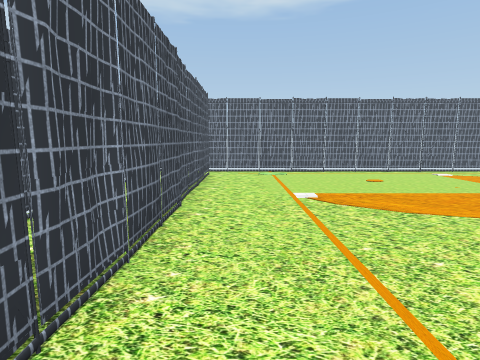
View 1 (above)

12 first-person views from a walk through a Unity game level. The camera is 1.3 m above the floor, tilts 8° down and sees 80° across. The floor is counted in squares, 0.95 m on a side. Each view is taken from the middle of a square. On the plan, view 1 faces up. The plan holds only what a view shows up to about 14 squares ahead; the rest is blank. The place goes on beyond the plan. The player is left out. Some animated figures are left out. Some surface patterns are stand-ins.

View 2
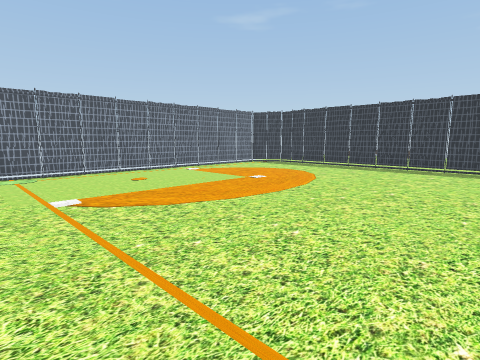

View 3
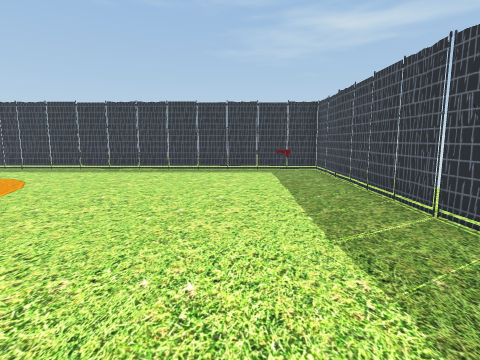

View 4
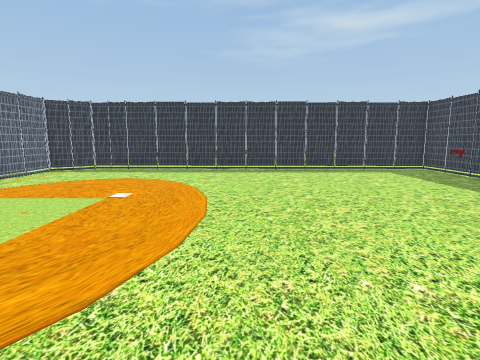

View 5
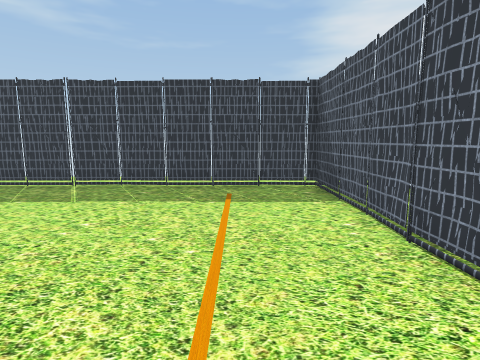

View 6
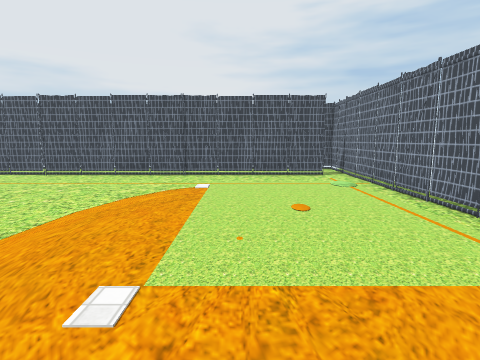

View 7
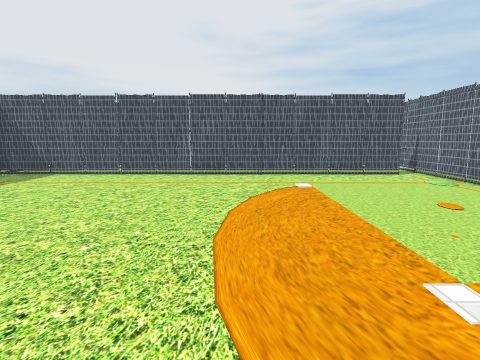

View 8
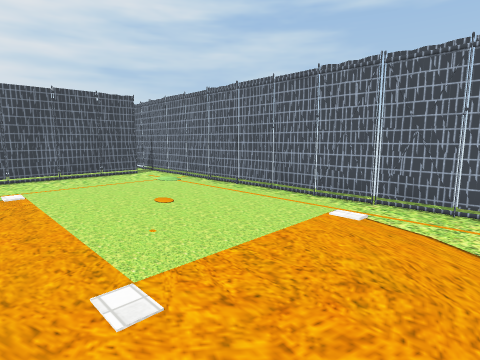

View 9
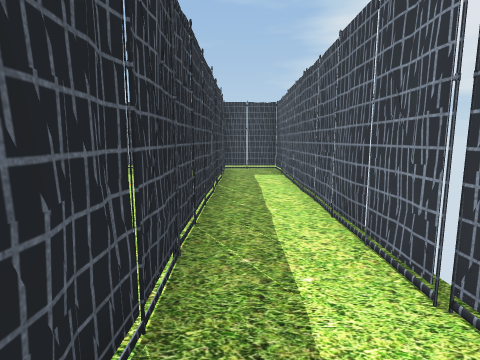

View 10
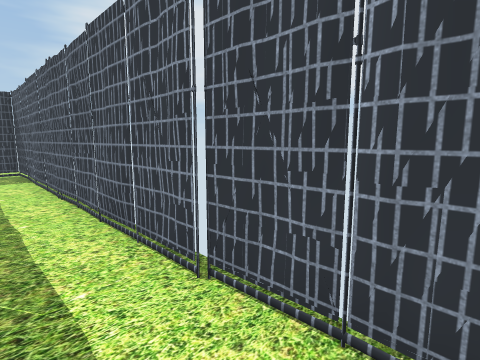

View 11
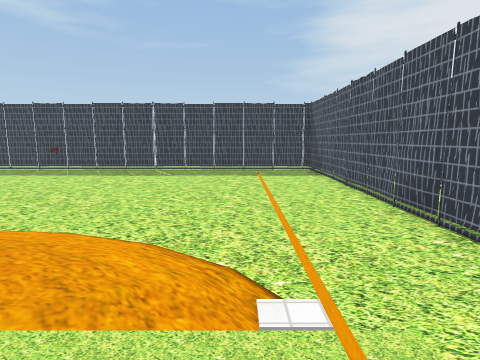

View 12
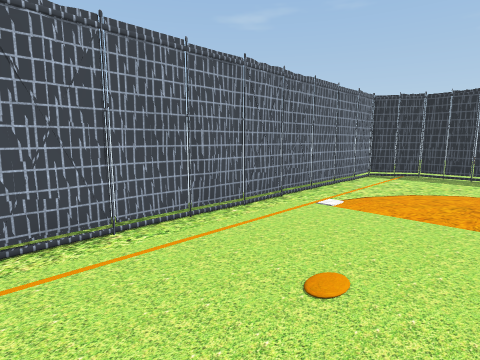

### Floor plan
Key: @ floor where view 1 was taken; # wall or solid block; . floor; T thing the floor can be seen under or through; O other object.
Columns run from 4 left of view 1 to 15 right of it. Each row starts with its distance up from view 1.
 13 ###################
 12 #.........##...##.#
 11 #..#..............##
 10 #..#...............#
  9 #..#...............#
  8 #..#...............#
  7 #..T...............#
  6 #..T...............#
  5 #..T...............#
  4 #..T...............#
  3 #..T...............#
  2 #..T...............#
  1 #..T...............#
  0 #..T@..............#
 -1 #..T...............#
 -2 #..T.........O.....#
 -3 #..#...............#
 -4 #..#...............#
 -5 ####################

Where each view was taken, in squares from view 1:
view 1: 0 up, 0 right, facing up
view 2: 0 up, 0 right, facing up-right
view 3: 1 down, 1 right, facing right
view 4: 4 up, 1 right, facing right
view 5: 4 up, 1 right, facing down
view 6: 8 up, 10 right, facing left
view 7: 5 up, 10 right, facing left
view 8: 6 up, 10 right, facing up-left
view 9: 9 up, 2 left, facing down
view 10: 9 up, 2 left, facing down-left
view 11: 9 up, 2 right, facing down
view 12: 8 up, 2 right, facing up-right
